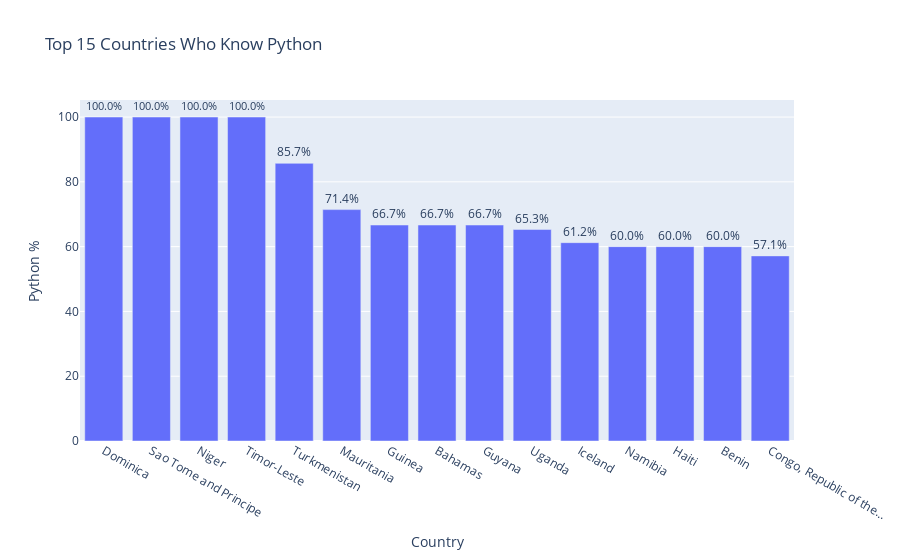

The cell this chart's notebook holds for it:
### Code cell
import plotly.express as px
df["KnowsPython"] = df["LanguageWorkedWith"].str.contains("Python", na=False)

python_pct_country = (
    df.groupby("Country")["KnowsPython"].mean() * 100
).reset_index().rename(columns={"KnowsPython": "PythonPercentage"})


top15 = python_pct_country.sort_values("PythonPercentage", ascending=False).head(15)

fig = px.bar(
    top15,
    x="Country",
    y="PythonPercentage",
    title="Top 15 Countries Who Know Python",
    text="PythonPercentage"
)

fig.update_traces(texttemplate="%{text:.1f}%", textposition="outside")
fig.update_layout(yaxis_title="Python %", xaxis_title="Country")

fig.show()

### Figure 1 — Plotly figure (JSON) as saved in the notebook; plotly's stock layout.template omitted (floating-point values rounded to 4 significant figures)
{"data": [{"hovertemplate": "Country=%{x}<br>PythonPercentage=%{text}<extra></extra>", "legendgroup": "", "marker": {"color": "#636efa", "pattern": {"shape": ""}}, "name": "", "orientation": "v", "showlegend": false, "text": [100.0, 100.0, 100.0, 100.0, 85.71, 71.43, 66.67, 66.67, 66.67, 65.28, 61.22, 60.0, 60.0, 60.0, 57.14], "textposition": "outside", "texttemplate": "%{text:.1f}%", "type": "bar", "x": ["Dominica", "Sao Tome and Principe", "Niger", "Timor-Leste", "Turkmenistan", "Mauritania", "Guinea", "Bahamas", "Guyana", "Uganda", "Iceland", "Namibia", "Haiti", "Benin", "Congo, Republic of the..."], "xaxis": "x", "y": [100.0, 100.0, 100.0, 100.0, 85.71, 71.43, 66.67, 66.67, 66.67, 65.28, 61.22, 60.0, 60.0, 60.0, 57.14], "yaxis": "y"}], "layout": {"barmode": "relative", "legend": {"tracegroupgap": 0}, "title": {"text": "Top 15 Countries Who Know Python"}, "xaxis": {"anchor": "y", "domain": [0, 1], "title": {"text": "Country"}}, "yaxis": {"anchor": "x", "domain": [0, 1], "title": {"text": "Python %"}}}}
